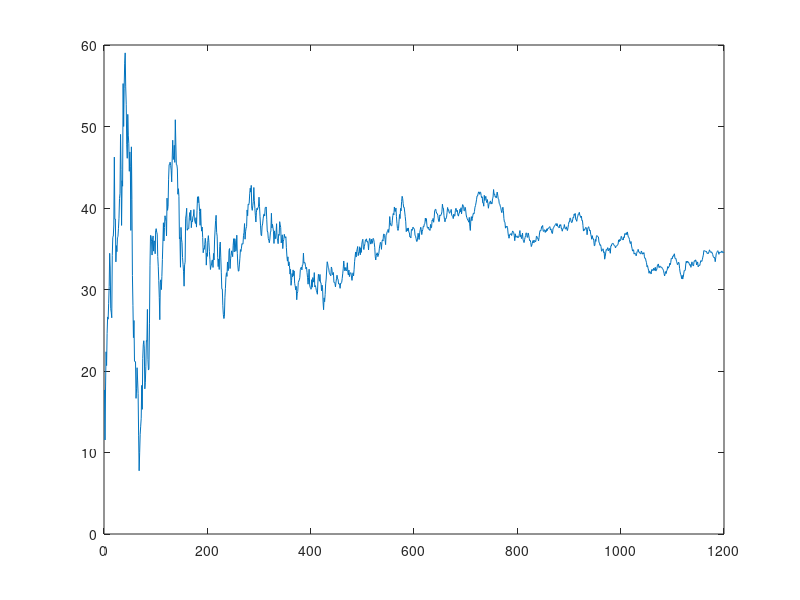
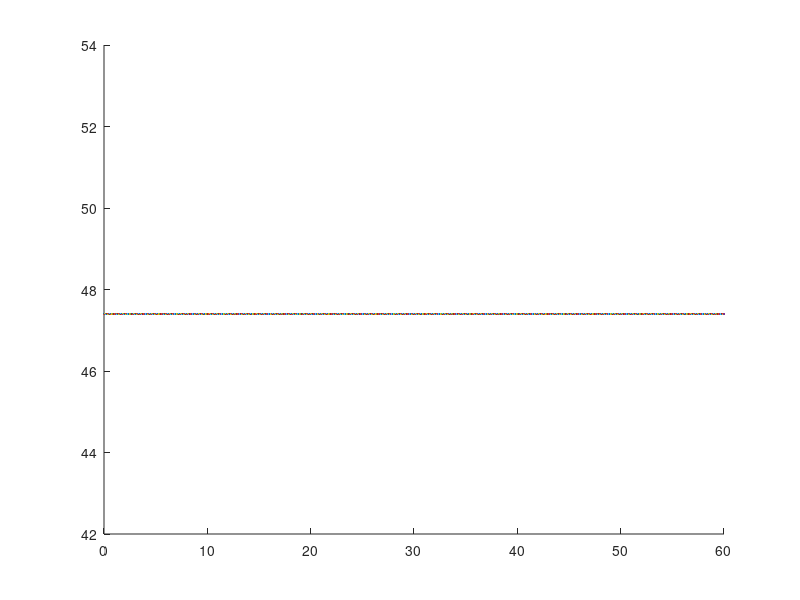

MATLAB code for these plots, in order: (Note: this script raises an error after producing the figures.)

clc
clear all
close all

T = 0.05;
tf = 60;
t = [0:T:tf];
% tiempo = []
% TIEMPO = []
% for i=1:tf
%     tiempo(i) = t(i) + 0.01;
% end
% for j=1:tf
%     TIEMPO(end+1) = t(j);
%     TIEMPO(end+1) = tiempo(j);
% end

x = [35;7;5];
%x = 200*x;
xhat = [40; 2; 2.5];
%xhat = 200*xhat;
P = eye(3);
P = 500*P;
R = 30^2;
%R = 0.02;
xhat_1 = [];
xhat_2 = [];
P_p = [];
P_p2 = [];
m = 0;
n = 1;
error_med= [];
error_estim = [];

for k=1:length(t)-1
H = [1 0 0];
y = H*x;
y = awgn(y,0.5,'measured');
F = [1 T (T^2)/2;0 1 T;0 0 1];
P = F*P*transpose(F);
P_p(k+m) = P(1,1);
m = m+1;
xhat = F*xhat;
xhat_1(k) = xhat(1);
error_estim(k) = x(1)-xhat(1);
K = P*transpose(H)*inv(H*P*transpose(H) + R);
xhat = xhat + K*(y - H*xhat);
xhat_2(k) = xhat(1);
error_med(k) = x(1)-xhat(1);
P = P - K*H*P;
P_p(k+n) = P(1,1);
n = n+1;
%xhat = xhatpriori;
end

% figure(1)
% plot(t,P_p,'LineWidth',2,'Color',[0 1 0])
% grid on
% figure(2)
% grid on
% plot(error_med)
% hold on
% plot(error_estim)
% figure(3)
% grid on
% plot(xhat_1)
% % hold on
plot(xhat_2)
figure(4)
plot(t,y,t,xhat_1)









